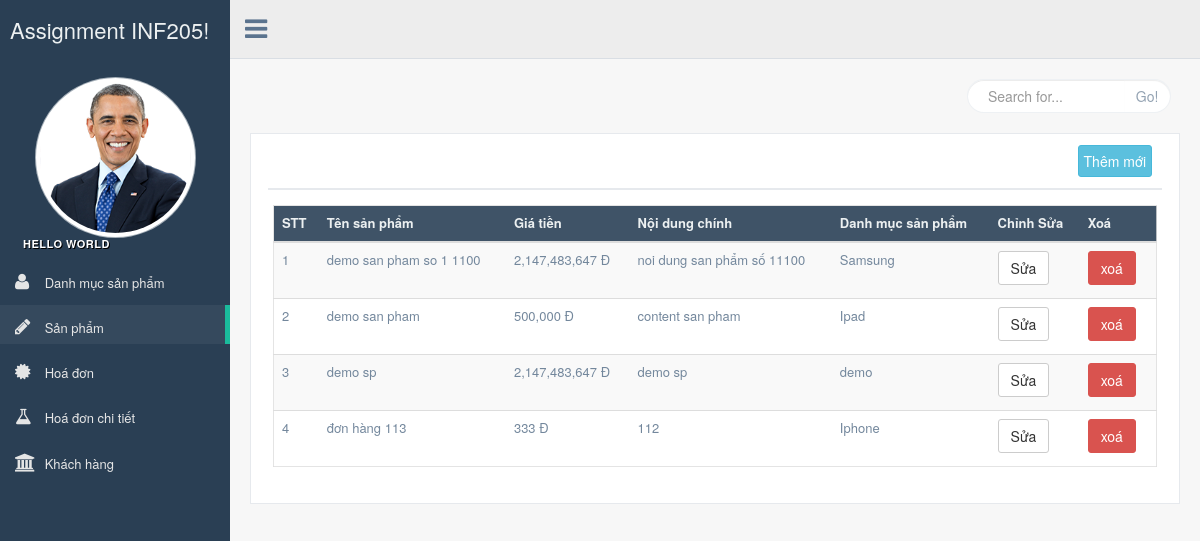
The page /product/product.php on the database its author committed.
### tables this page shows
CREATE TABLE `products` (
  `id` int(11) NOT NULL COMMENT 'trường id',
  `name` varchar(255) DEFAULT NULL,
  `content` text,
  `price` int(11) DEFAULT NULL,
  `catproducts_id` int(11) DEFAULT NULL
);

CREATE TABLE `catproducts` (
  `id` int(11) NOT NULL,
  `name` varchar(255) DEFAULT NULL,
  `content` text,
  `images` varchar(255) DEFAULT NULL
);

### product/product.php (the view, shortened to what this page needs)
<!DOCTYPE html>
<html lang="vi">
<head>
  <link href="../css/bootstrap.min.css" rel="stylesheet">
  <link href="../fonts/css/font-awesome.min.css" rel="stylesheet">
  <link href="../css/animate.min.css" rel="stylesheet">
  <link href="../css/custom.css" rel="stylesheet">
</head>
<body class="nav-md">
  <div class="container body">
    <div class="main_container">
      <div class="col-md-3 left_col">
        <div class="left_col scroll-view">
          <div class="navbar nav_title" style="border: 0;">
            <a href="index.html" class="site_title"><span>Assignment INF205!</span></a>
          </div>
          <div class="profile">
            <div class="profile_pic">
              <img src="../images/logo.png" alt="..." class="img-circle profile_img">
            </div>
          </div>
          <br />
          <div id="sidebar-menu" class="main_menu_side hidden-print main_menu">
            <div class="menu_section">
              <h3> Hello world</h3>
              <ul class="nav side-menu">
                <li ><a href="../catproduct/catproduct.php"><i class="fa fa-user"></i> Danh mục sản phẩm </a></li>
                <li class="active"><a href="../product/product.php"><i class="fa fa-pencil"></i> Sản phẩm </a></li>
                <li><a href="../order/order.php"><i class="fa fa-certificate"></i> Hoá đơn </a></li>
                <li><a href="../orderdetail/orderdetail.php"><i class="fa fa-flask"></i> Hoá đơn chi tiết </a></li>
                <li><a href="../custommer/custommer.php"><i class="fa fa-university"></i> Khách hàng </a></li>
              </ul>
            </div>
          </div>
        </div>
      </div>
      <div class="top_nav">
        <div class="nav_menu">
          <nav class="" role="navigation">
            <div class="nav toggle">
              <a id="menu_toggle"><i class="fa fa-bars"></i></a>
            </div>
          </nav>
        </div>
      </div>
      <div class="right_col" role="main">
        <div class="">
          <div class="page-title">
            <div class="title_right">
              <div class="col-md-5 col-sm-5 col-xs-12 form-group pull-right top_search">
                  <form class="input-group" action="researchproduct.php" method="get">
                    <input type="text" name="namesearch" class="form-control" placeholder="Search for...">
                    <span class="input-group-btn">
                        <button class="btn btn-default" type="submit" name="searchproduct">Go!</button>
                    </span>
                  </form>
              </div>
            </div>
          </div>
          <div class="clearfix"></div>
          <div class="row">
            <div class="col-md-12 col-sm-12 col-xs-12">
              <div class="x_panel">
                <div class="x_title">
                  <ul class="nav navbar-right panel_toolbox">
                    <li><a class="btn btn-info" href="addproduct.php">Thêm mới</a></li>
                  </ul>
                  <div class="clearfix"></div>
                </div>
                <div class="x_content">
                  <table id="example" class="table table-striped responsive-utilities jambo_table">
                  <?php
                  include_once('../ketnoi.php');
                  $sql="select * from products";
                  $result=$db->query($sql);
                   ?>
                    <thead>
                      <tr class="headings">
                        <th>STT</th>
                        <th>Tên sản phẩm </th>
                        <th>Giá tiền</th>
                        <th>Nội dung chính </th>
                        <th>Danh mục sản phẩm </th>
                        <th>Chỉnh Sửa</th>
                        <th>Xoá </th>
                      </tr>
                    </thead>
                    <tbody>
                      <?php
                      $i=1;
                      foreach($result as $row)
                      {
                      ?>
                      <tr class="even pointer">
                        <td class=" "><?php echo $i; ?></td>
                        <td class=" "><?php echo $row['name'] ?></td>
                        <td class=" "><?php echo number_format($row['price'],0,'.',',') ?> Đ</td>
                        <td class=" "><?php echo $row['content'] ?></td>
                        <?php
                        $catproid = $row['catproducts_id'];
                        $sql="select * from catproducts where id = '$catproid'";
                        $result=$db->query($sql);
                        foreach( $result as $catproname){
                          $catname = $catproname['name'];
                        }
                        ?>
                        <td class=" "><?php echo $catname; ?></td>
                        <td class=" "><a href="editproduct.php?id=<?php echo $row['id'];?>" class="btn btn-default">Sửa</a></td>
                        <td class=" "><a href="deleteproduct.php?id=<?php echo $row['id'];?>" class="btn btn-danger">xoá</a></td>
                      </tr>
                      <?php
                      $i=$i+1;
                      }
                       ?>
                    </tbody>
                  </table>
                </div>
              </div>
            </div>
            <br />
            <br />
            <br />
          </div>
        </div>
      </div>
    </div>
  </div>
</body>
</html>

### rows shown on the page
products: name "demo san pham so 1 1100", price "2,147,483,647", content "noi dung san phẩm số 11100", catproducts.name "Samsung"
products: name "demo san pham", price "500,000", content "content san pham", catproducts.name "Ipad"
products: name "demo sp", price "2,147,483,647", content "demo sp", catproducts.name "demo"
products: name "đơn hàng 113", price "333", content "112", catproducts.name "Iphone"
